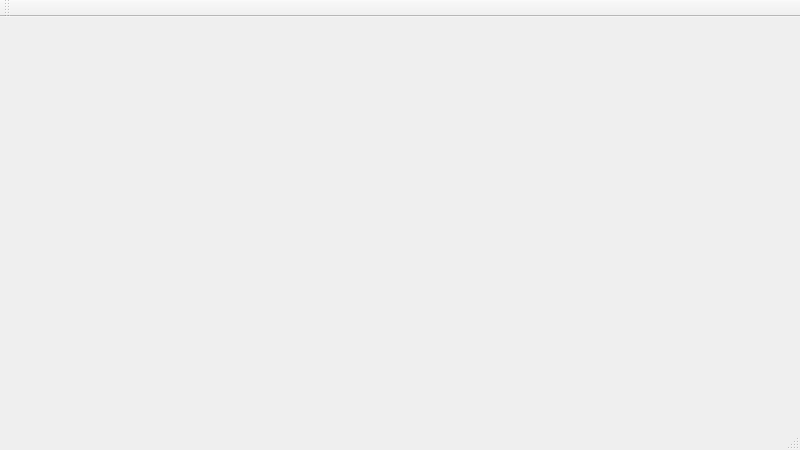
<?xml version="1.0" encoding="UTF-8"?>
<ui version="4.0">
 <class>scene3D</class>
 <widget class="QMainWindow" name="scene3D">
  <property name="geometry">
   <rect>
    <x>0</x>
    <y>0</y>
    <width>800</width>
    <height>450</height>
   </rect>
  </property>
  <property name="windowTitle">
   <string>scene3D</string>
  </property>
  <widget class="QWidget" name="centralWidget"/>
  <widget class="QMenuBar" name="menuBar">
   <property name="geometry">
    <rect>
     <x>0</x>
     <y>0</y>
     <width>800</width>
     <height>25</height>
    </rect>
   </property>
  </widget>
  <widget class="QToolBar" name="mainToolBar">
   <attribute name="toolBarArea">
    <enum>TopToolBarArea</enum>
   </attribute>
   <attribute name="toolBarBreak">
    <bool>false</bool>
   </attribute>
  </widget>
  <widget class="QStatusBar" name="statusBar"/>
 </widget>
 <layoutdefault spacing="6" margin="11"/>
 <resources/>
 <connections/>
</ui>
